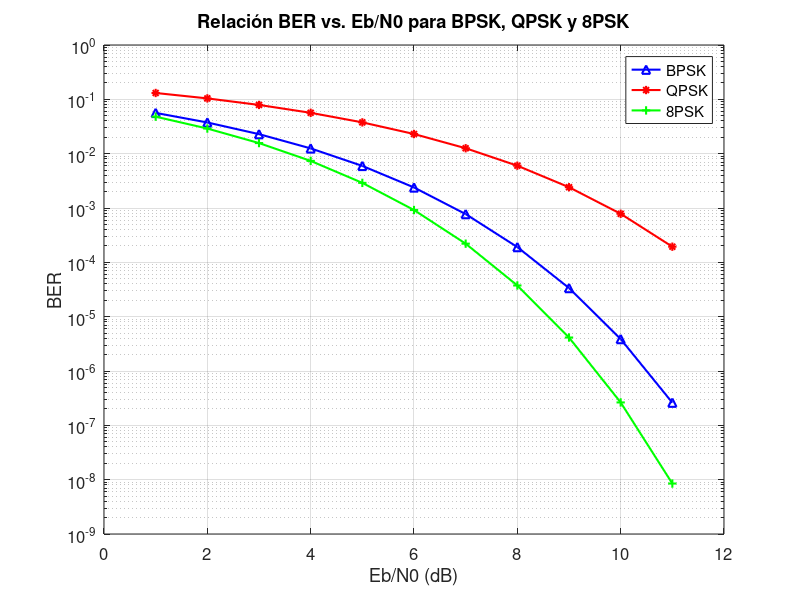

This figure's MATLAB source:
% Definición del rango de valores de Eb/N0 en dB, de 1 a 11
EbN0_dB = linspace(1, 11, 11);
EbN0_linear = 10 .^ (EbN0_dB / 10);

% Cálculo de BER para BPSK
BER_BPSK = 0.5 * erfc(sqrt(EbN0_linear));

% Cálculo de BER para QPSK
BER_QPSK = 0.5 * erfc(sqrt(EbN0_linear / 2));

% Cálculo de BER para 8PSK
M_8PSK = 8; % Número de símbolos en 8PSK
k_8PSK = log2(M_8PSK);
BER_8PSK = 2 * (1 / k_8PSK) * erfc(sqrt((3 / (M_8PSK - 1)) * k_8PSK * EbN0_linear));

% Generación de la gráfica
figure;
semilogy(EbN0_dB, BER_BPSK, 'b^-', 'LineWidth', 1.5, 'MarkerSize', 6); hold on;
semilogy(EbN0_dB, BER_QPSK, 'r*-', 'LineWidth', 1.5, 'MarkerSize', 6);
semilogy(EbN0_dB, BER_8PSK, 'g+-', 'LineWidth', 1.5, 'MarkerSize', 6);
hold off;

% Configuración del gráfico
grid on;
title('Relación BER vs. Eb/N0 para BPSK, QPSK y 8PSK');
xlabel('Eb/N0 (dB)');
ylabel('BER');
legend('BPSK', 'QPSK', '8PSK');
set(gca, 'YScale', 'log', 'FontSize', 12);
